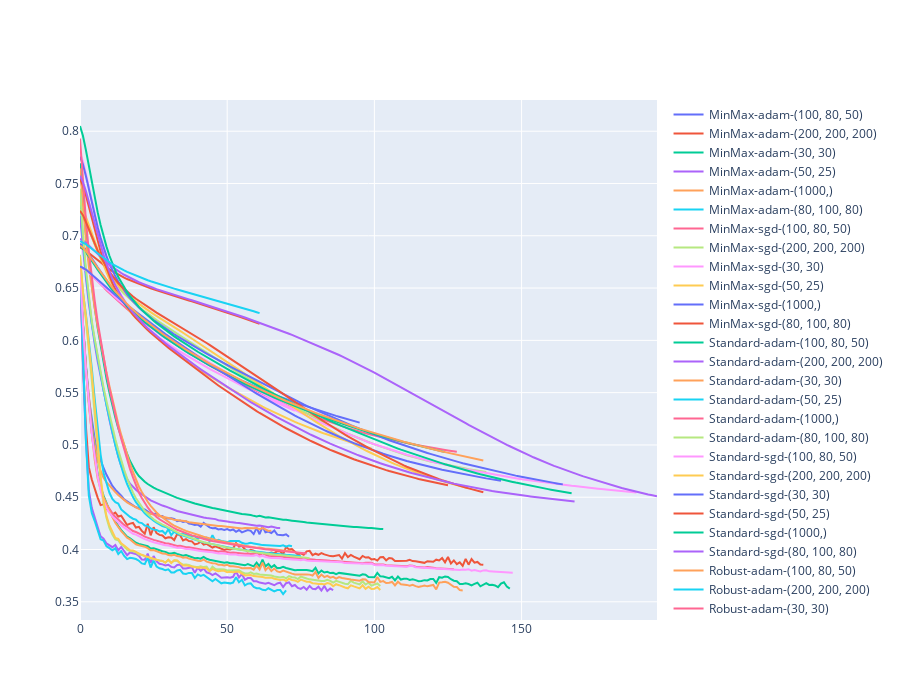

The notebook cell saved with this chart:
### Code cell
fig = go.Figure()
for key in loss_curves.keys():
    fig.add_trace(go.Line(x=list(range(len(loss_curves[key]))),
                           y=loss_curves[key],
                           name=key))
fig.update_layout({"height": 700})
fig.show()
